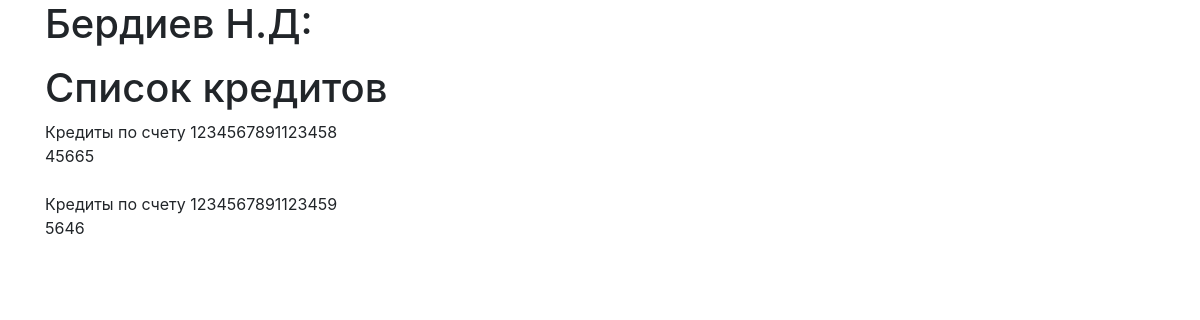
Screenshot of /credit/1/ with the database file from the repository.
### credit/models.py (models this page shows, shortened)
class Client(models.Model):
    name = models.CharField(max_length=20, verbose_name='ФИО клиента')
    citizenship = models.CharField(max_length=20, default='Кыргызстан', verbose_name='Гражданство')
    birth_day = models.DateField(verbose_name='Год рождения')
    work_place = models.CharField(max_length=30, blank=True, null=True, verbose_name='Место работы')
    update_date = models.DateTimeField(auto_now_add=True, verbose_name='Дата обновление')
    class Meta:
        verbose_name = "Клиент"
        verbose_name_plural = 'Клиенты'
        db_table = 'customers'

class Account(models.Model):
    number = models.CharField(max_length=16, unique=True, verbose_name='Номер аккаунта')
    account_type = models.IntegerField(default=1, verbose_name='Тип аккаунта')
    client = models.ForeignKey(Client, on_delete=models.CASCADE, verbose_name='Клиент')
    class Meta:
        verbose_name = "Счет"
        verbose_name_plural = 'Счета'
        db_table = 'accounts'

class Credit(models.Model):
    sum = models.IntegerField('Cумма кредита')
    date = models.DateField(default=date.today(), verbose_name='Дата получение кредита')
    account = models.ForeignKey(Account, on_delete=models.CASCADE, verbose_name='Cчет')
    class Meta:
        verbose_name = "Кредит"
        verbose_name_plural = 'Кредиты'
        db_table = 'loans'

### credit/views.py (the view)
# urls.py: path('<int:pk>/', views.DetailView.as_view(), name='detail'),
class DetailView(generic.DetailView):
    model = Client
    template_name = 'detail.html'

### credit/templates/detail.html (shortened to what this page needs)
{% extends 'base.html' %}
{% block content %}
<form action="#" method="post">
<fieldset>
    <legend><h1>{{ client.name }}:</h1></legend>
    <legend><h1>Список кредитов</h1></legend>
    {% for account in client.account_set.all %}
        <td> Кредиты по счету {{ account.number }}</td><br>
    {% for credit in account.credit_set.all %}
        <td>{{ credit.sum }}</td><br>
    {% endfor %}<br>
    {% endfor %}
</fieldset>
</form>
{% endblock content %}

### rows the page displays
Client: name "Бердиев Н.Д"
Account: number "1234567891123458"
Credit: sum "45665"
Account: number "1234567891123459"
Credit: sum "5646"
